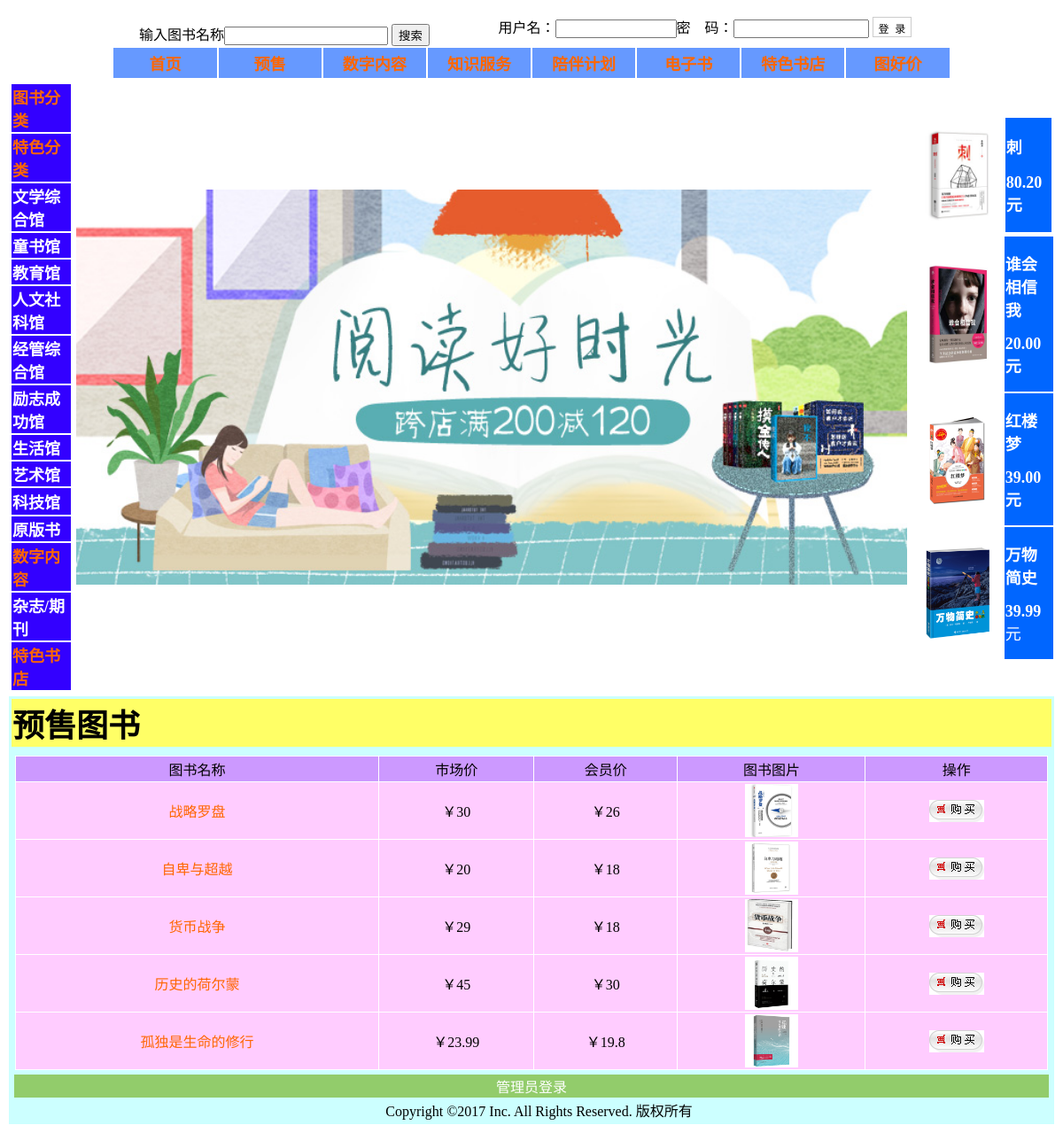
The page /yushou.php on the database its author committed.
### tables this page shows
CREATE TABLE `book` (
  `bookID` int(11) NOT NULL,
  `Bookname` varchar(60) NOT NULL,
  `author` varchar(35) NOT NULL,
  `publisher` varchar(25) NOT NULL,
  `price` varchar(20) NOT NULL,
  `count` int(11) NOT NULL,
  `publishdate` datetime NOT NULL,
  `preferprice` varchar(20) NOT NULL,
  `discountrate` varchar(4) NOT NULL,
  `yushou` varchar(2) NOT NULL,
  `upBookDate` datetime NOT NULL,
  `picture` varchar(255) NOT NULL,
  `numberserver` varchar(255) NOT NULL,
  `knowledge` varchar(255) NOT NULL,
  `dianzhishu` varchar(255) NOT NULL,
  `specialbookshop` varchar(255) NOT NULL,
  `tugoodprice` varchar(255) NOT NULL,
  `dalei` int(10) NOT NULL,
  `xiaolei` int(10) NOT NULL,
  `specialclass` varchar(255) NOT NULL
);

### yushou.php (the view)
<?php
require("header.php");
?>
            <table width="100%" border="0">
              <tr>
                        <td colspan="5" bgcolor="#FFFF66" class="yes12">预售图书</td>
  </tr>
  </table>
  <table width="99%" border="0" cellpadding="2" cellspacing="1" bgcolor="#FFFFFF" align="center" style="margin-top:8px">
					              <tr align="center" bgcolor="#FAFAF1" height="22">
					                  <td bgcolor="#CC99FF">图书名称</td>
			                      <td bgcolor="#CC99FF">市场价</td>
				                    <td bgcolor="#CC99FF">会员价</td>
				                    <td bgcolor="#CC99FF">图书图片</td>
					                  <td bgcolor="#CC99FF">操作</td>
					              </tr>
<?php
$sql="select * from book where yushou=1 order by bookID DESC";
			$result=mysql_query($sql);
while($data=mysql_fetch_array($result)){
?>
	 <tr align='center' bgcolor="#FFFFFF" height="22">
		 <td bgcolor="#FFCCFF"><a href="goodsDetail.php?goodsId=<?php echo $data[bookID]?>"><?php echo $data[Bookname]?></a></td>
	    <td bgcolor="#FFCCFF">￥<?php echo $data[price]?><br/></td>
		 <td bgcolor="#FFCCFF">￥<?php echo $data[preferprice]?></td>
		 <td bgcolor="#FFCCFF"><a href="goodsDetail.php?goodsId=<?php echo $data[bookID]?>"> <img width="60" height="60" src="<?php echo $data[picture]?>" border=0/> </a></td>
		 <td bgcolor="#FFCCFF"><a href="cart.php?id=<?php echo $data[bookID]?>&act=buy"><img alt="" src="./images/icon_buy.gif" border=0 /></a></td>
	 </tr>
<?php
}
	?>
	</table>
<?php
require("footer.php");
?>
</body>
</html>

### header.php (style rules this page uses)
.yes12 { font-family: "华文楷体"; font-size: 36px; font-weight: bold; text-align: left; }
a:link { text-decoration: none; color: #F60; }

### rows shown on the page
book: Bookname "战略罗盘", price "30", preferprice "26", shows a picture
book: Bookname "自卑与超越", price "20", preferprice "18", shows a picture
book: Bookname "货币战争", price "29", preferprice "18", shows a picture
book: Bookname "历史的荷尔蒙", price "45", preferprice "30", shows a picture
book: Bookname "孤独是生命的修行", price "23.99", preferprice "19.8", shows a picture
